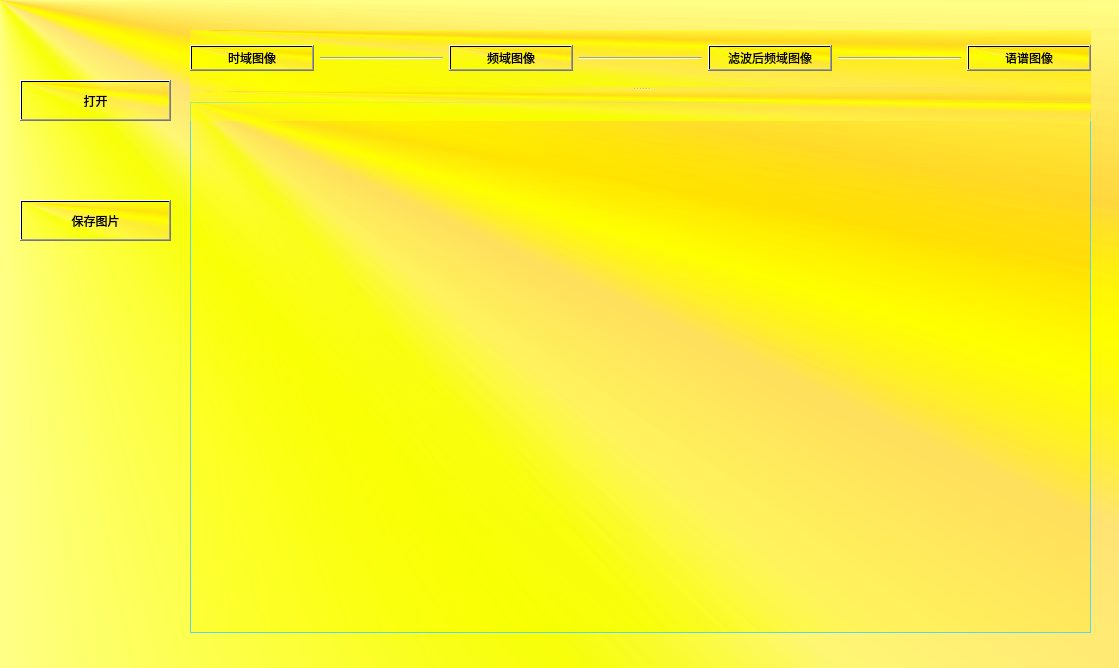
<?xml version="1.0" encoding="UTF-8"?>
<ui version="4.0">
 <class>Form</class>
 <widget class="QWidget" name="Form">
  <property name="geometry">
   <rect>
    <x>0</x>
    <y>0</y>
    <width>1119</width>
    <height>668</height>
   </rect>
  </property>
  <property name="windowTitle">
   <string>图像处理程序</string>
  </property>
  <property name="windowIcon">
   <iconset>
    <normaloff>xxx.jpg</normaloff>xxx.jpg</iconset>
  </property>
  <property name="styleSheet">
   <string notr="true">background-color:qconicalgradient(cx:0, cy:0, angle:135, stop:0 rgba(255, 255, 0, 69), stop:0.375 rgba(255, 255, 0, 69), stop:0.423533 rgba(251, 255, 0, 145), stop:0.45 rgba(247, 255, 0, 208), stop:0.477581 rgba(255, 244, 71, 130), stop:0.518717 rgba(255, 218, 71, 130), stop:0.55 rgba(255, 255, 0, 255), stop:0.57754 rgba(255, 203, 0, 130), stop:0.625 rgba(255, 255, 0, 69), stop:1 rgba(255, 255, 0, 69))</string>
  </property>
  <widget class="QPushButton" name="button1">
   <property name="geometry">
    <rect>
     <x>20</x>
     <y>80</y>
     <width>151</width>
     <height>41</height>
    </rect>
   </property>
   <property name="styleSheet">
    <string notr="true">
</string>
   </property>
   <property name="text">
    <string>打开</string>
   </property>
  </widget>
  <widget class="GraphicsLayoutWidget" name="pyqtgraph1" native="true">
   <property name="geometry">
    <rect>
     <x>190</x>
     <y>102</y>
     <width>901</width>
     <height>531</height>
    </rect>
   </property>
   <property name="styleSheet">
    <string notr="true">border:1px solid rgb(90,214,231)</string>
   </property>
  </widget>
  <widget class="QSplitter" name="splitter">
   <property name="geometry">
    <rect>
     <x>190</x>
     <y>30</y>
     <width>901</width>
     <height>91</height>
    </rect>
   </property>
   <property name="orientation">
    <enum>Qt::Vertical</enum>
   </property>
   <widget class="QWidget" name="layoutWidget">
    <layout class="QHBoxLayout" name="horizontalLayout">
     <item>
      <widget class="QPushButton" name="button2">
       <property name="text">
        <string>时域图像</string>
       </property>
      </widget>
     </item>
     <item>
      <widget class="Line" name="line">
       <property name="orientation">
        <enum>Qt::Horizontal</enum>
       </property>
      </widget>
     </item>
     <item>
      <widget class="QPushButton" name="button3">
       <property name="text">
        <string>频域图像</string>
       </property>
      </widget>
     </item>
     <item>
      <widget class="Line" name="line_2">
       <property name="orientation">
        <enum>Qt::Horizontal</enum>
       </property>
      </widget>
     </item>
     <item>
      <widget class="QPushButton" name="button4">
       <property name="text">
        <string>滤波后频域图像</string>
       </property>
      </widget>
     </item>
     <item>
      <widget class="Line" name="line_3">
       <property name="orientation">
        <enum>Qt::Horizontal</enum>
       </property>
      </widget>
     </item>
     <item>
      <widget class="QPushButton" name="button5">
       <property name="text">
        <string>语谱图像</string>
       </property>
      </widget>
     </item>
    </layout>
   </widget>
   <widget class="QLabel" name="label">
    <property name="text">
     <string/>
    </property>
   </widget>
  </widget>
  <widget class="QPushButton" name="pushButton">
   <property name="geometry">
    <rect>
     <x>20</x>
     <y>200</y>
     <width>151</width>
     <height>41</height>
    </rect>
   </property>
   <property name="styleSheet">
    <string notr="true"/>
   </property>
   <property name="text">
    <string>保存图片</string>
   </property>
  </widget>
 </widget>
 <customwidgets>
  <customwidget>
   <class>GraphicsLayoutWidget</class>
   <extends>QWidget</extends>
   <header>pyqtgraph</header>
   <container>1</container>
  </customwidget>
 </customwidgets>
 <resources/>
 <connections>
  <connection>
   <sender>button1</sender>
   <signal>clicked()</signal>
   <receiver>Form</receiver>
   <slot>progress1()</slot>
   <hints>
    <hint type="sourcelabel">
     <x>120</x>
     <y>113</y>
    </hint>
    <hint type="destinationlabel">
     <x>95</x>
     <y>165</y>
    </hint>
   </hints>
  </connection>
  <connection>
   <sender>button3</sender>
   <signal>clicked()</signal>
   <receiver>Form</receiver>
   <slot>progress3()</slot>
   <hints>
    <hint type="sourcelabel">
     <x>512</x>
     <y>57</y>
    </hint>
    <hint type="destinationlabel">
     <x>127</x>
     <y>260</y>
    </hint>
   </hints>
  </connection>
  <connection>
   <sender>button4</sender>
   <signal>clicked()</signal>
   <receiver>Form</receiver>
   <slot>progress4()</slot>
   <hints>
    <hint type="sourcelabel">
     <x>750</x>
     <y>55</y>
    </hint>
    <hint type="destinationlabel">
     <x>117</x>
     <y>372</y>
    </hint>
   </hints>
  </connection>
  <connection>
   <sender>button5</sender>
   <signal>clicked()</signal>
   <receiver>Form</receiver>
   <slot>progress5()</slot>
   <hints>
    <hint type="sourcelabel">
     <x>993</x>
     <y>59</y>
    </hint>
    <hint type="destinationlabel">
     <x>111</x>
     <y>477</y>
    </hint>
   </hints>
  </connection>
  <connection>
   <sender>button2</sender>
   <signal>clicked()</signal>
   <receiver>Form</receiver>
   <slot>progress2()</slot>
   <hints>
    <hint type="sourcelabel">
     <x>250</x>
     <y>55</y>
    </hint>
    <hint type="destinationlabel">
     <x>135</x>
     <y>30</y>
    </hint>
   </hints>
  </connection>
  <connection>
   <sender>pushButton</sender>
   <signal>clicked()</signal>
   <receiver>Form</receiver>
   <slot>progress6()</slot>
   <hints>
    <hint type="sourcelabel">
     <x>140</x>
     <y>237</y>
    </hint>
    <hint type="destinationlabel">
     <x>78</x>
     <y>531</y>
    </hint>
   </hints>
  </connection>
 </connections>
 <slots>
  <slot>progress1()</slot>
  <slot>progress2()</slot>
  <slot>progress3()</slot>
  <slot>progress4()</slot>
  <slot>progress5()</slot>
  <slot>progress6()</slot>
 </slots>
</ui>
